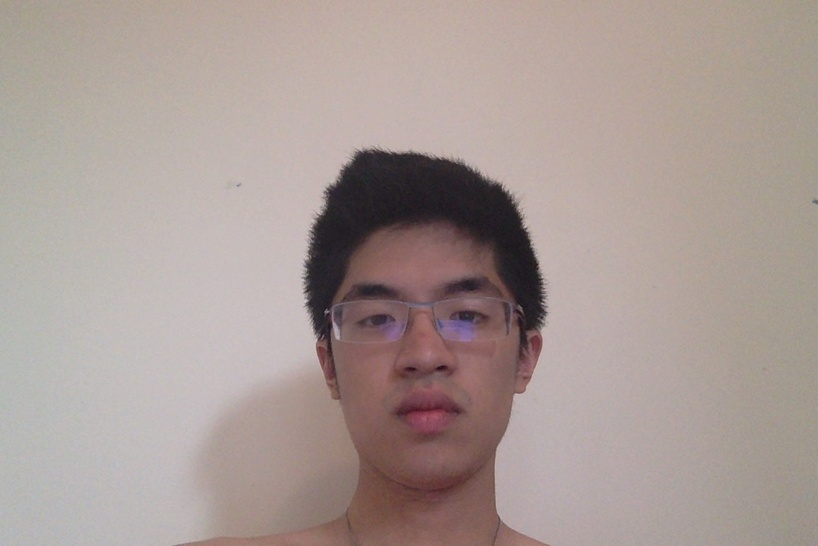
#> input picture SIFT/data/Face.jpg, 818 x 546 px, shrunk from 1080 x 720 before the run, found by its file name
$ python FlannMatcher.py
#> lines starting #> are read from the running program, lines starting #| are printed output that depends on the picture
import numpy as np
import cv2
from matplotlib import pyplot as plt
img1 = cv2.imread('data/face.jpg')          # queryImage
#> img1 is the input picture: shape (546, 818, 3); mean B, G, R 149.7, 154.5, 168.7
img2 = cv2.imread('data/work_face.jpg') # trainImage
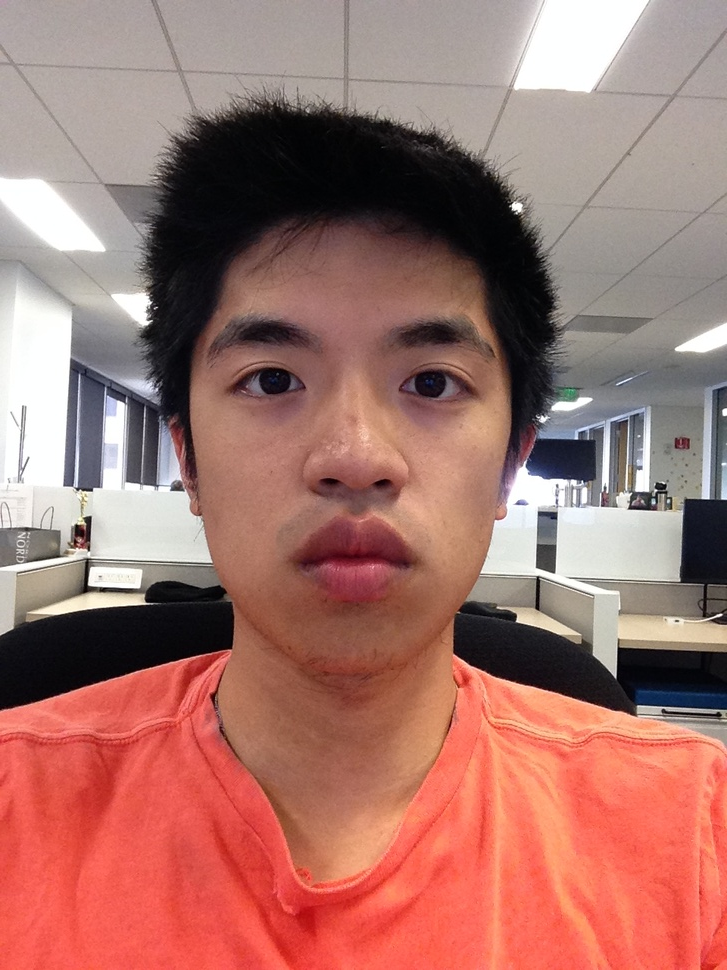
#> input picture SIFT/data/work_face.jpg, 727 x 970 px, shrunk from 960 x 1280 before the run
#> img2 is the input picture: shape (970, 727, 3); mean B, G, R 108.1, 116, 164.6

gray1 = cv2.cvtColor(img1, cv2.COLOR_BGR2GRAY)
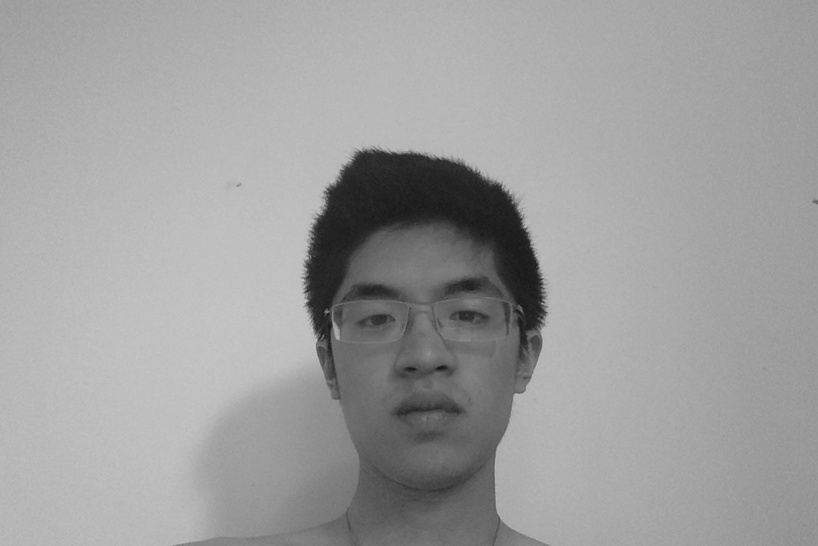
#> gray1: shape (546, 818); min 19, max 199, mean 158.2
gray2 = cv2.cvtColor(img2, cv2.COLOR_BGR2GRAY)
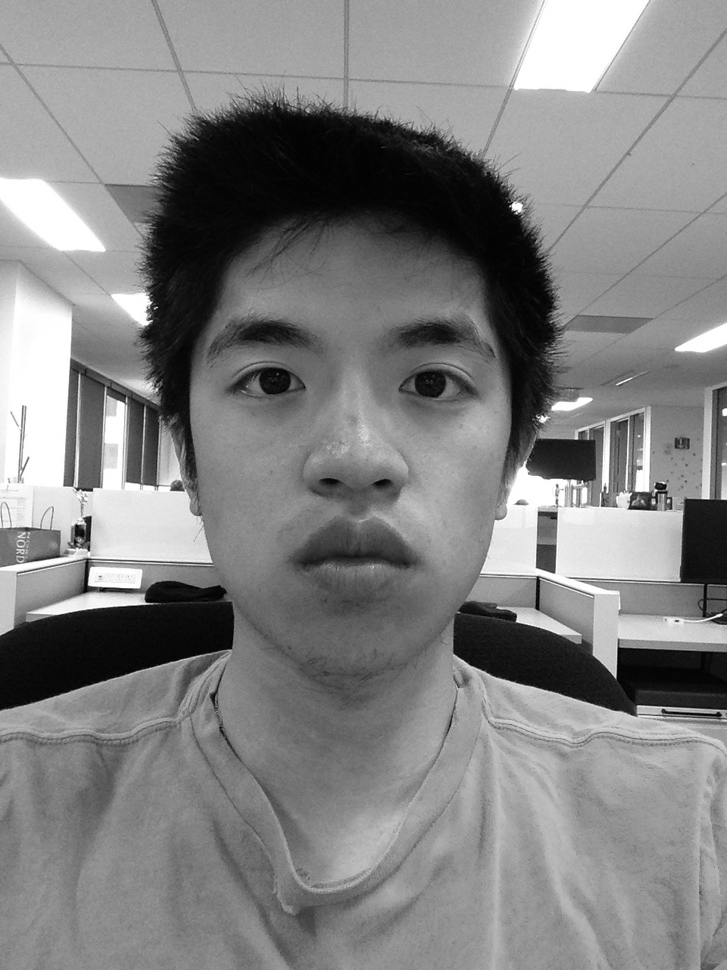
#> gray2: shape (970, 727); min 0, max 255, mean 129.6

# Initiate SIFT detector
sift = cv2.xfeatures2d.SIFT_create()

# find the keypoints and descriptors with SIFT
kp1, des1 = sift.detectAndCompute(gray1,None)
#> kp1 = 145 keypoints; strongest (x, y, size): (384, 195, 72), (415, 234, 143.6), (322, 326, 13.4), (326, 311, 2.7)
kp2, des2 = sift.detectAndCompute(gray2,None)
#> kp2 = 1281 keypoints; strongest (x, y, size): (720, 615, 2.4), (656, 490, 1.9), (88, 520, 5.2), (103, 590, 4.7)

#Flann parameters
FLANN_INDEX_KDTREE = 1
index_params = dict(algorithm = FLANN_INDEX_KDTREE, trees = 5)
search_params = dict(checks = 50)

flann = cv2.FlannBasedMatcher(index_params, search_params)

matches = flann.knnMatch(des1,des2,k=2)
#> matches = 145 matches

matchesMask = [[0, 0] for i in range(len(matches))]
#> matchesMask = 145 pairs, first value 0 to 0, second value 0 to 0


# Apply ratio test
for i, (m,n) in enumerate(matches):
    if m.distance < 0.7*n.distance:
        matchesMask[i]=[1,0]
#> this loop made 145 passes
#> after the loop, matchesMask = 145 pairs, first value 0 to 1, second value 0 to 0

draw_params = dict(matchColor = (0, 255, 0),
					singlePointColor = (255, 0, 0),
					matchesMask = matchesMask,
					flags = 0)
#> draw_params = 4 items
# cv2.drawMatchesKnn expects list of lists as matches.
img3 = cv2.drawMatchesKnn(img1,kp1,img2,kp2,matches, None, **draw_params)
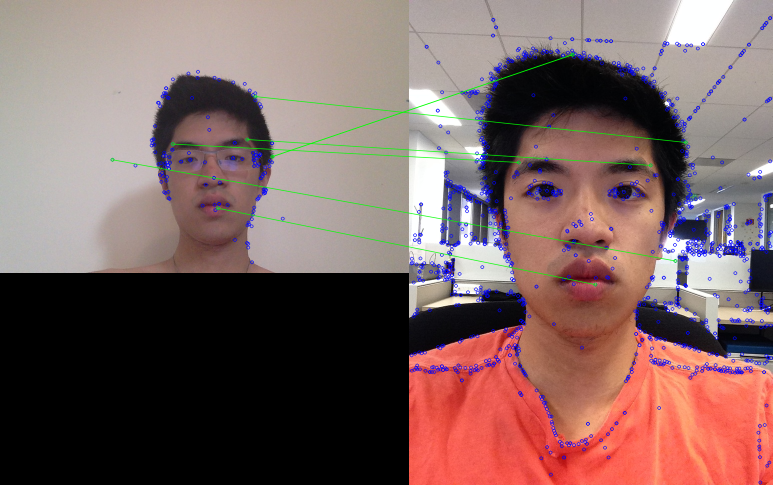
#> img3: shape (970, 1545, 3) (shown at 1/2 size); mean B, G, R 97.4, 99.1, 124.4
plt.imshow(img3),plt.show()
